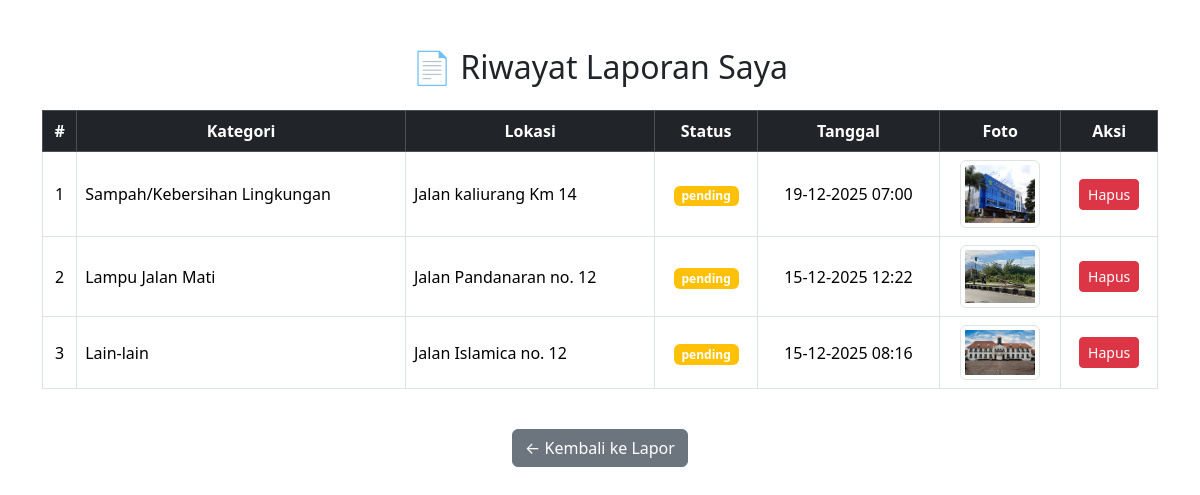
Screenshot of /riwayat_laporan.php (signed in) with the database file from the repository.
### tables this page shows
CREATE TABLE `laporan` (
  `id_laporan` int(11) NOT NULL,
  `id_user` int(11) NOT NULL,
  `kategori` varchar(100) NOT NULL,
  `lokasi` text NOT NULL,
  `deskripsi` text NOT NULL,
  `foto` varchar(255) DEFAULT NULL,
  `status` enum('pending','diproses','selesai','ditolak') DEFAULT 'pending',
  `tanggal` datetime DEFAULT current_timestamp()
);

### riwayat_laporan.php (the view, shortened to what this page needs)
<?php
require "config.php";
try {
    $sql = "SELECT id_laporan, kategori, lokasi, status, tanggal, foto
            FROM laporan
            WHERE id_user = :id_user
            ORDER BY tanggal DESC";
    $stmt = $pdo->prepare($sql);
    $stmt->execute([
        ":id_user" => $_SESSION["user"]["id"]
    ]);
    $laporan_list = $stmt->fetchAll(PDO::FETCH_ASSOC);
} catch (PDOException $e) {
    $laporan_list = [];
}
?>
<!DOCTYPE html>
<html lang="id">
<head>
    <link href="https://cdn.jsdelivr.net/npm/bootstrap@5.3.3/dist/css/bootstrap.min.css" rel="stylesheet">
</head>
<body>
<div class="container my-5">
    <h2 class="mb-4 text-center">📄 Riwayat Laporan Saya</h2>
    <?php if (empty($laporan_list)): ?>
        <div class="alert alert-info text-center">
            Anda belum memiliki laporan.
        </div>
    <?php else: ?>
        <div class="table-responsive">
            <table class="table table-bordered table-hover align-middle">
                <thead class="table-dark text-center">
                <tr>
                    <th>#</th>
                    <th>Kategori</th>
                    <th>Lokasi</th>
                    <th>Status</th>
                    <th>Tanggal</th>
                    <th>Foto</th>
                    <th>Aksi</th>
                </tr>
                </thead>
                <tbody>
                <?php foreach ($laporan_list as $i => $lapor): ?>
                    <tr>
                        <td class="text-center"><?= $i + 1 ?></td>
                        <td><?= htmlspecialchars($lapor['kategori']) ?></td>
                        <td><?= htmlspecialchars($lapor['lokasi']) ?></td>
                        <td class="text-center">
                            <?php
                            $badge = match ($lapor['status']) {
                                'pending' => 'warning',
                                'diproses' => 'info',
                                'selesai' => 'success',
                                'ditolak' => 'danger',
                                default => 'secondary'
                            };
                            ?>
                            <span class="badge bg-<?= $badge ?>">
                                <?= htmlspecialchars($lapor['status']) ?>
                            </span>
                        </td>
                        <td class="text-center">
                            <?= date("d-m-Y H:i", strtotime($lapor['tanggal'])) ?>
                        </td>
                        <td class="text-center">
                            <?php if (!empty($lapor['foto']) && file_exists("uploads/" . $lapor['foto'])): ?>
                                <img
                                    src="uploads/<?= htmlspecialchars($lapor['foto']) ?>"
                                    class="img-thumbnail"
                                    style="width:80px; cursor:pointer"
                                    data-bs-toggle="modal"
                                    data-bs-target="#fotoModal<?= $lapor['id_laporan'] ?>"
                                >
                            <?php else: ?>
                                <span class="text-muted">-</span>
                            <?php endif; ?>
                        </td>
                        <td class="text-center">
                            <?php if ($lapor['status'] === 'pending'): ?>
                                <button
                                    class="btn btn-sm btn-danger"
                                    data-bs-toggle="modal"
                                    data-bs-target="#hapusModal"
                                    data-id="<?= $lapor['id_laporan'] ?>">
                                    Hapus
                                </button>
                            <?php else: ?>
                                <span class="text-muted">-</span>
                            <?php endif; ?>
                        </td>
                    </tr>
                <?php endforeach; ?>
                </tbody>
            </table>
        </div>
    <?php endif; ?>
    <div class="mt-4 text-center">
        <a href="lapor.php" class="btn btn-secondary">← Kembali ke Lapor</a>
    </div>
</div>
</body>
</html>

### rows the page displays
laporan: kategori "Sampah/Kebersihan Lingkungan", lokasi "Jalan kaliurang Km 14", status "pending", tanggal "19-12-2025 07:00", foto (picture)
laporan: kategori "Lampu Jalan Mati", lokasi "Jalan Pandanaran no. 12", status "pending", tanggal "15-12-2025 12:22", foto (picture)
laporan: kategori "Lain-lain", lokasi "Jalan Islamica no. 12", status "pending", tanggal "15-12-2025 08:16", foto (picture)
